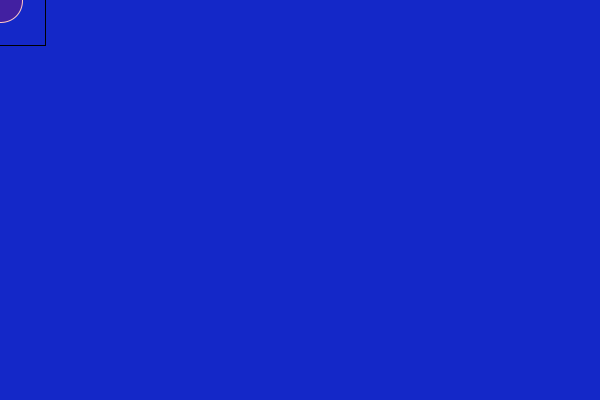
Frame 1 (no input)
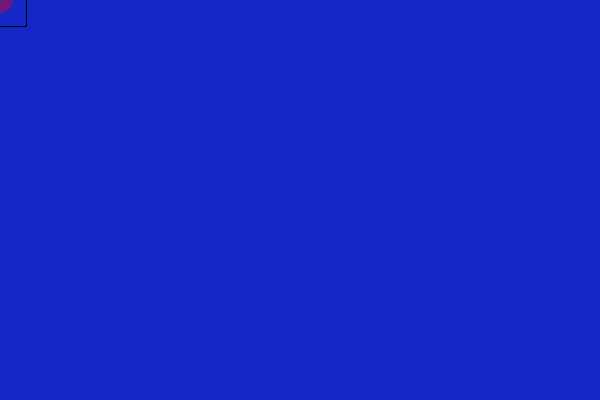
Frame 60 (the mouse pressed at the canvas centre just before this capture)
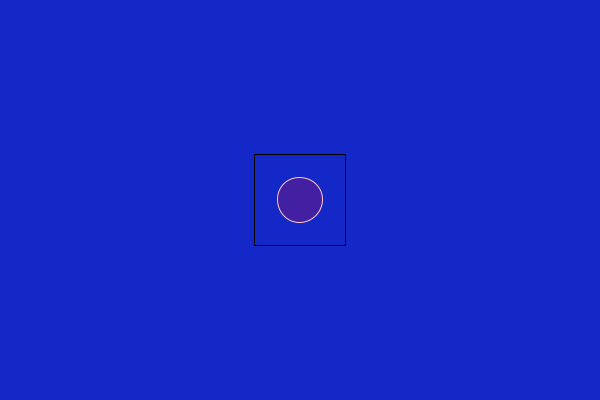
Frame 120 (the mouse held since frame 60 and released just before this capture)

The Processing sketch that drew these frames (run headless with seeded random() and noise(); from frame 60 on, the mouse is pressed at the canvas centre):

// Processing sketch: Explo2
// ── Explo2.pde

float diam;


void setup(){

size(600,400);
fill(255,0,0);
frameRate(6);
background(20,40,200);
noStroke();

}


void draw(){

background(20,40,200);
  
diam = random(20,60);
desenha();

if (mousePressed){
 dispara(mouseX,mouseY); 
}

}






void desenha(){
  
if (diam > 40){
  fill(255,0,0,50);
  stroke(255,200,200);
  
} 

else {
  fill(255,0,0,100);
  noStroke();
}


ellipse(mouseX, mouseY, diam, diam);
stroke(0);
noFill();
rectMode(CENTER);
rect(mouseX, mouseY, diam*2, diam*2);


}

void dispara(int coordX,int coordY){

stroke(0);
for(int i = 0; i>60; i=i+1) {
  
  rectMode(CENTER);
  rect(coordX,coordY,(60-i)*width/60,(60-i)*height/60);
  stroke(map(i,0,60,0,255),map(i,0,60,100,0));  

  }

}
